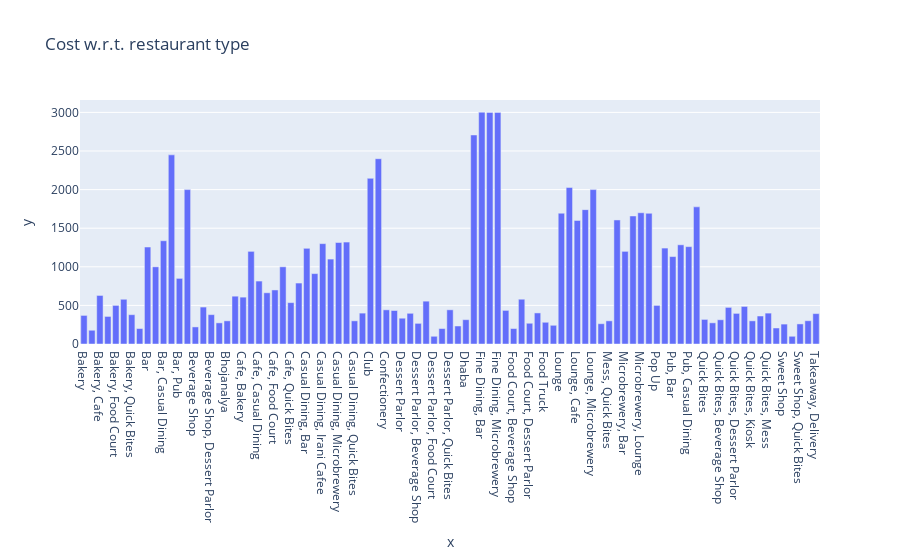

The cell this chart's notebook holds for it:
### Code cell
fig = px.bar(df, x=df.groupby(by=['rest_type'])['approx_cost(for two people)'].mean().index, y=df.groupby(by=['rest_type'])['approx_cost(for two people)'].mean().values,
             title="Cost w.r.t. restaurant type")
fig.show()

### Figure 1 — Plotly figure (JSON) as saved in the notebook; plotly's stock layout.template omitted (floating-point values rounded to 4 significant figures)
{"data": [{"alignmentgroup": "True", "hovertemplate": "x=%{x}<br>y=%{y}<extra></extra>", "legendgroup": "", "marker": {"color": "#636efa", "pattern": {"shape": ""}}, "name": "", "offsetgroup": "", "orientation": "v", "showlegend": false, "textposition": "auto", "type": "bar", "x": ["Bakery", "Bakery, Beverage Shop", "Bakery, Cafe", "Bakery, Dessert Parlor", "Bakery, Food Court", "Bakery, Kiosk", "Bakery, Quick Bites", "Bakery, Sweet Shop", "Bar", "Bar, Cafe", "Bar, Casual Dining", "Bar, Lounge", "Bar, Pub", "Bar, Quick Bites", "Beverage Shop", "Beverage Shop, Cafe", "Beverage Shop, Dessert Parlor", "Beverage Shop, Quick Bites", "Bhojanalya", "Cafe", "Cafe, Bakery", "Cafe, Bar", "Cafe, Casual Dining", "Cafe, Dessert Parlor", "Cafe, Food Court", "Cafe, Lounge", "Cafe, Quick Bites", "Casual Dining", "Casual Dining, Bar", "Casual Dining, Cafe", "Casual Dining, Irani Cafee", "Casual Dining, Lounge", "Casual Dining, Microbrewery", "Casual Dining, Pub", "Casual Dining, Quick Bites", "Casual Dining, Sweet Shop", "Club", "Club, Casual Dining", "Confectionery", "Delivery", "Dessert Parlor", "Dessert Parlor, Bakery", "Dessert Parlor, Beverage Shop", "Dessert Parlor, Cafe", "Dessert Parlor, Food Court", "Dessert Parlor, Kiosk", "Dessert Parlor, Quick Bites", "Dessert Parlor, Sweet Shop", "Dhaba", "Fine Dining", "Fine Dining, Bar", "Fine Dining, Lounge", "Fine Dining, Microbrewery", "Food Court", "Food Court, Beverage Shop", "Food Court, Casual Dining", "Food Court, Dessert Parlor", "Food Court, Quick Bites", "Food Truck", "Kiosk", "Lounge", "Lounge, Bar", "Lounge, Cafe", "Lounge, Casual Dining", "Lounge, Microbrewery", "Mess", "Mess, Quick Bites", "Microbrewery", "Microbrewery, Bar", "Microbrewery, Casual Dining", "Microbrewery, Lounge", "Microbrewery, Pub", "Pop Up", "Pub", "Pub, Bar", "Pub, Cafe", "Pub, Casual Dining", "Pub, Microbrewery", "Quick Bites", "Quick Bites, Bakery", "Quick Bites, Beverage Shop", "Quick Bites, Cafe", "Quick Bites, Dessert Parlor", "Quick Bites, Food Court", "Quick Bites, Kiosk", "Quick Bites, Meat Shop", "Quick Bites, Mess", "Quick Bites, Sweet Shop", "Sweet Shop", "Sweet Shop, Dessert Parlor", "Sweet Shop, Quick Bites", "Takeaway", "Takeaway, Delivery"], "xaxis": "x", "y": [370.3, 178.1, 628.8, 357.1, 500, 579.4, 379.8, 200, 1256.0, 1000, 1338.0, 2450, 850, 2000, 221.2, 478.6, 380.4, 273.9, 300, 619.4, 607.0, 1200, 815.3, 663.5, 700, 1000, 536.0, 789.6, 1240.0, 911.7, 1300, 1100, 1315.0, 1320.0, 300, 400, 2146.0, 2400, 442.6, 433.8, 334.1, 397.6, 267.5, 554.9, 100, 200, 442.8, 233.3, 315, 2708.0, 3002.0, 3000, 3000, 435.2, 200, 580, 268.8, 402.5, 281.3, 242.3, 1694.0, 2028.0, 1600, 1741.0, 2000, 262.8, 300, 1607.0, 1200, 1658.0, 1700, 1693.0, 500, 1243.0, 1132.0, 1285, 1261.0, 1776.0, 318.5, 274.2, 313.9, 474.4, 396.4, 486.8, 300, 362.5, 400, 207.3, 257.9, 100, 260.1, 301.4, 393.6], "yaxis": "y"}], "layout": {"barmode": "relative", "legend": {"tracegroupgap": 0}, "title": {"text": "Cost w.r.t. restaurant type"}, "xaxis": {"anchor": "y", "domain": [0, 1], "title": {"text": "x"}}, "yaxis": {"anchor": "x", "domain": [0, 1], "title": {"text": "y"}}}}
